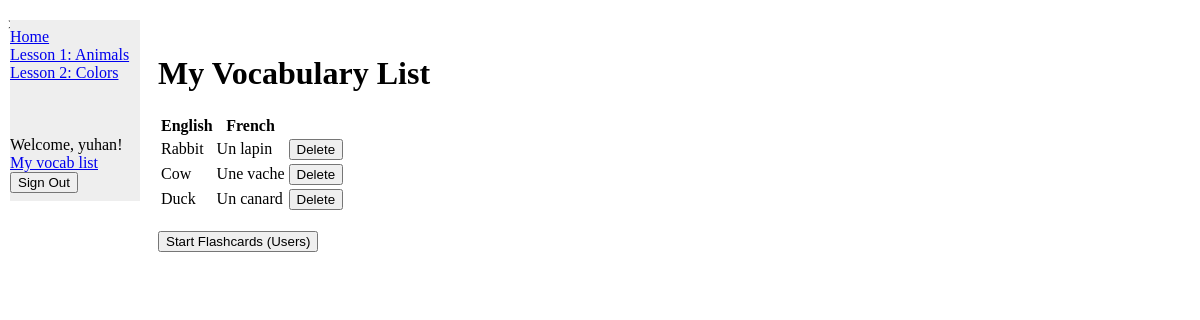
The page /my_vocab_list/ (signed in) on the database its author committed.
### vocab/models.py (models this page shows, shortened)
class Animals(models.Model):
    english_word = models.CharField(max_length=100)
    french_translation = models.CharField(max_length=100)

### vocab/views.py (the view)
# urls.py: path('my_vocab_list/', views.my_vocab_list, name='my_vocab_list'),
def my_vocab_list(request):
    user_vocabulary = UserVocabulary.objects.get(user=request.user)
    user_vocabulary_words = get_user_vocabulary_words(request.user)
    return render(request, 'my_vocab_list.html', {'user_vocabulary_words': user_vocabulary_words,
                                                  'animals':user_vocabulary.animals.all(),
                                                  'colors':user_vocabulary.colors.all()
                                                  })

### vocab/views.py (called while the page is built)
def get_user_vocabulary_words(user):
    if user.is_authenticated:
        user_vocabulary, created = UserVocabulary.objects.get_or_create(user=user)
        return list(user_vocabulary.colors.all()) + list(user_vocabulary.animals.all())
    else:
        return []

### vocab/templates/my_vocab_list.html (shortened to what this page needs)
{% extends "base.html" %}
{% block content %}
    <h1>My Vocabulary List</h1>
    <table>
        <tr>
            <th>English</th>
            <th>French</th>
            <th></th>
        </tr>
        {% for item in user_vocabulary_words %}
            <tr>
                <td>{{ item.english_word }}</td>
                <td>{{ item.french_translation }}</td>
                <td>
                    {% if user.is_authenticated %}
                        <form method="post" action="{% if item in animals %}{% url 'delete_from_vocab' model_name='animals' word_id=item.id %}
                                                    {% elif item in colors %}{% url 'delete_from_vocab' model_name='colors' word_id=item.id %}
                                                    {% endif %}">
                            <button type="submit">Delete</button>
                        </form>
                    {% endif %}
                </td>
            </tr>
        {% empty %}
            <tr>
                <td colspan="3">Your vocabulary list is empty.</td>
            </tr>
        {% endfor %}
    </table><br/>
        <form method="post" action="{% url 'flashcard' model_name='user' %}">
            <button type="submit">Start Flashcards (Users)</button>
        </form>
{% endblock %}

### vocab/templates/base.html (shortened to what this page needs)
<!DOCTYPE html>
<html>
    <head>
    </head>
    <body>
    {% block sidebar %}
        <ul>
            <div class="sidenav">
                <li><a href="{% url 'index' %}">Home</a></li>
                <li><a href="{% url 'animals' %}">Lesson 1: Animals</a></li>
                <li><a href="{% url 'colors' %}">Lesson 2: Colors</a></li>
                <br/><br/><br/>
                    {% if user.is_authenticated %}
                        Welcome, {{ user.username }}!
                        <li><a href="{% url 'my_vocab_list' %}">My vocab list</a></li>
                        <form action="{% url 'logout' %}" method="post">
                            <input type="submit" value="Sign Out">
                        </form>
                    {% endif %}
                </div>
              </ul>>
              {% endblock %}
            <div class="main">
                {% block content %}{% endblock %}
            </div>
    </body>
</html>

### vocab/templates/base.html (style rules this page uses)
.sidenav { width: 130px; position: fixed; z-index: 1; top: 20px; left: 10px; background: #eee; overflow-x: hidden; padding: 8px 0; }
.main { margin-left: 140px; padding: 0px 10px; }

### rows shown on the page
Animals: english_word "Rabbit", french_translation "Un lapin"
Animals: english_word "Cow", french_translation "Une vache"
Animals: english_word "Duck", french_translation "Un canard"

### other values the page prints
{{ user.username }} "yuhan"
